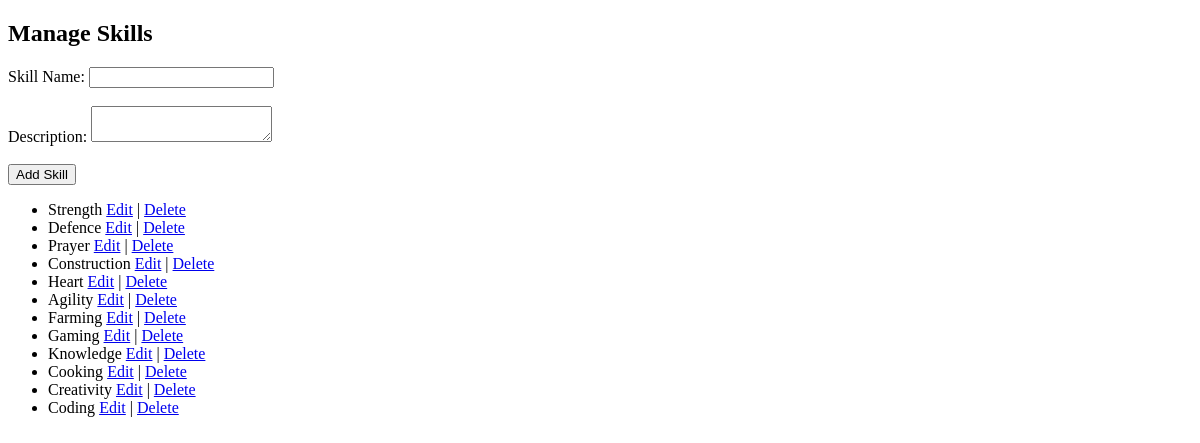
Before: /admin/skills with the older database file.
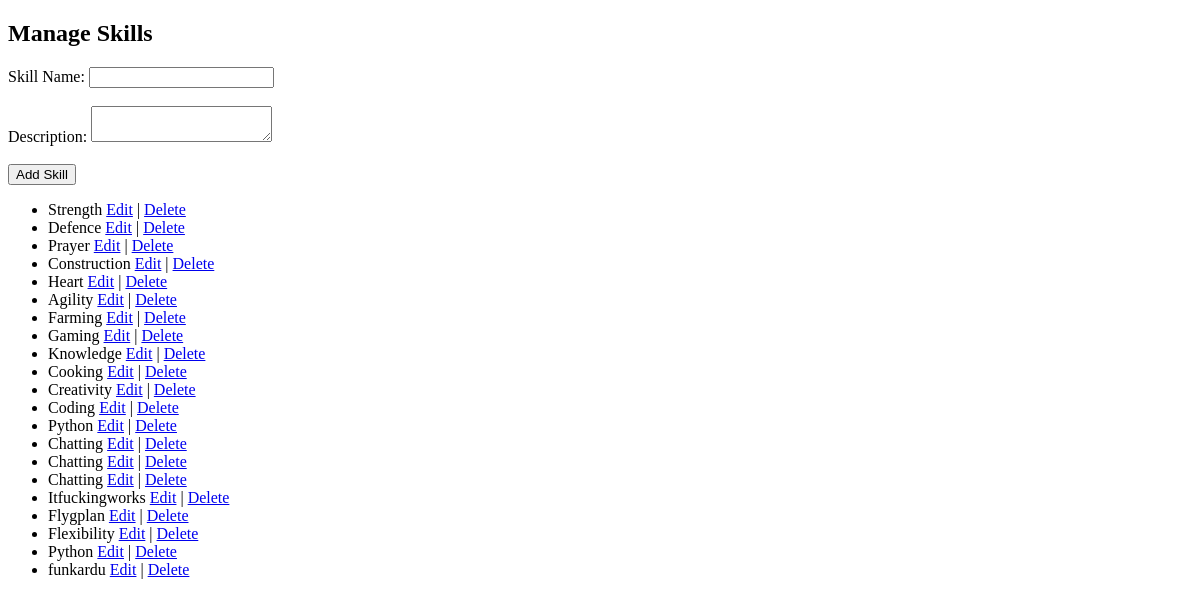
After: the same page with the newer database file.
### models/db_models.py (models this page shows)
class Skill(db.Model):
    id = db.Column(db.Integer, primary_key=True)
    name = db.Column(db.String(50), nullable=False)
    level = db.Column(db.Integer, nullable=False)
    experience = db.Column(db.Float, default=0)
    description = db.Column(db.String(500), nullable=True)
    challenges = db.relationship('Challenge', backref='skill', lazy=True)

### routes/admin_routes.py (the view)
@admin_bp.route('/skills', methods=['GET', 'POST'])
def manage_skills():
    if request.method == 'POST':
        new_skill_name = request.form['skill_name']
    existing_skills = Skill.query.all()
    return render_template('admin/manage_skills.html', skills=existing_skills)

### templates/admin/manage_skills.html (shortened to what this page needs)
<!DOCTYPE html>
<html>
<head>
</head>
<body>
    <h2>Manage Skills</h2>
    <form action="/admin/add_skill" method="post">
        <label for="skill_name">Skill Name:</label>
        <input type="text" id="skill_name" name="skill_name" required><br><br>
        <label for="description">Description:</label>
        <textarea type="text" id="description_for_skill" name="description_for_skill" required></textarea><br><br>
        <input type="submit" value="Add Skill">
    </form>
    <form action="/admin/delete_skill" method="post" style="display:inline;">
    <ul id="skill_list">
        {% for skill in skills %}
            <li>{{ skill.name }} <a href="/admin/edit_skill/{{ skill.id }}">Edit</a> | <a href="/admin/delete_skill/{{ skill.id }}">Delete</a></li>
        {% endfor %}
    </ul>
</form>
</body>
</html>

Changed rows visible on the page:
added Skill: name "Python"
added Skill: name "Chatting"
added Skill: name "Chatting"
added Skill: name "Chatting"
added Skill: name "Itfuckingworks"
added Skill: name "Flygplan"
added Skill: name "Flexibility"
added Skill: name "Python"
added Skill: name "funkardu"
